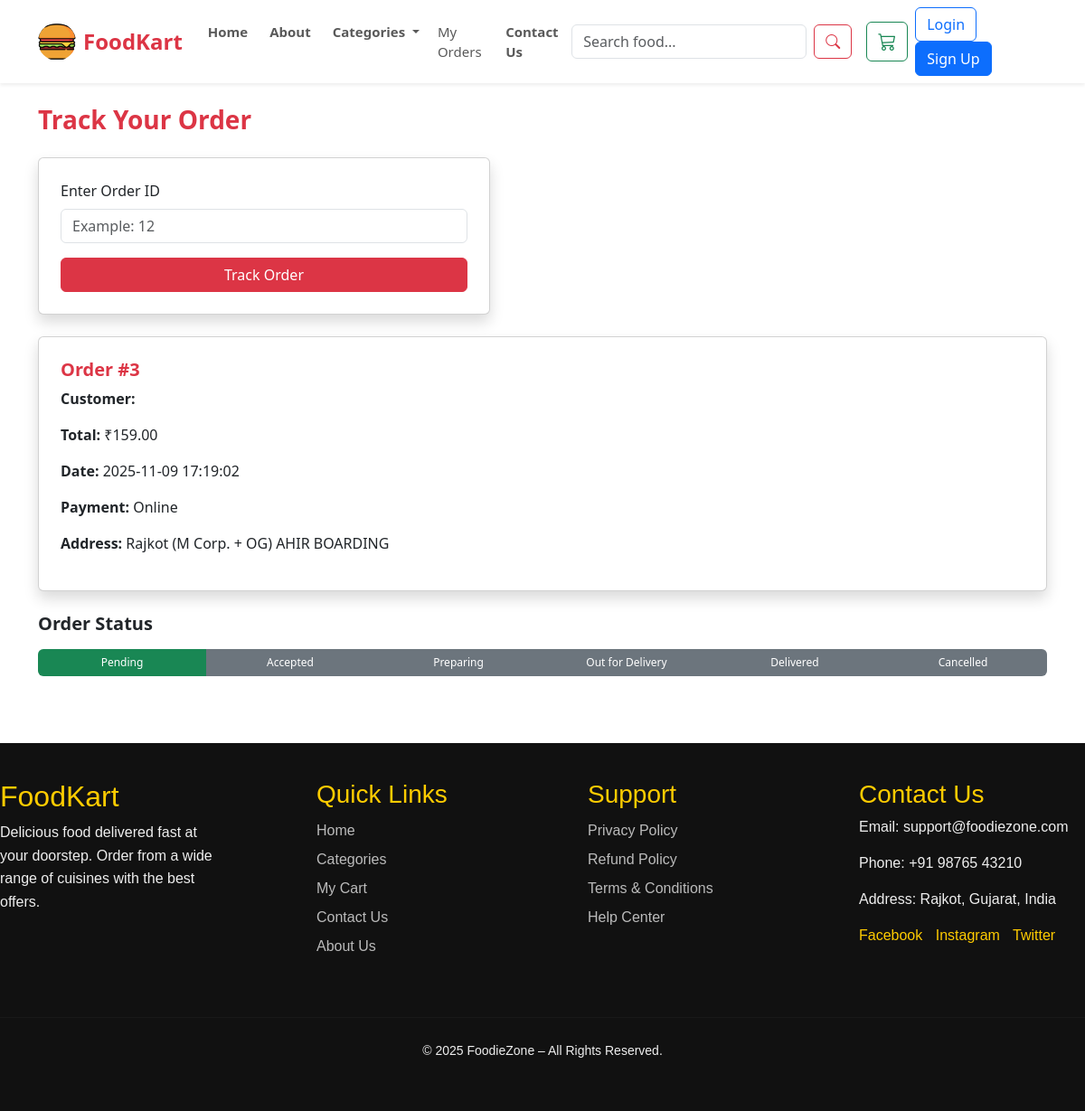
Screenshot of /public/track_order.php?id=3 (signed in) with the database file from the repository.
### tables this page shows
CREATE TABLE `orders` (
  `id` int(11) NOT NULL,
  `customer_name` varchar(100) DEFAULT NULL,
  `email` varchar(100) DEFAULT NULL,
  `phone` varchar(15) DEFAULT NULL,
  `user_id` int(11) DEFAULT NULL,
  `total_amount` decimal(10,2) DEFAULT NULL,
  `status` enum('Pending','Accepted','Preparing','Out for Delivery','Delivered','Cancelled') DEFAULT 'Pending',
  `address` varchar(255) DEFAULT NULL,
  `payment_method` enum('COD','Online') DEFAULT 'COD',
  `created_at` timestamp NOT NULL DEFAULT current_timestamp()
);

### public/track_order.php (the view, shortened to what this page needs)
<?php
include('layout.php');
$order = null;
if (isset($_GET['id'])) {
    $order_id = intval($_GET['id']);
    $result = $conn->query("SELECT * FROM orders WHERE id = $order_id");
    if ($result->num_rows > 0) {
        $order = $result->fetch_assoc();
    }
}
?>
<h3 class="fw-bold text-danger mb-4">Track Your Order</h3>
<form method="GET" class="card shadow p-4 mb-4" style="max-width:500px;">
    <label class="form-label">Enter Order ID</label>
    <input type="number" name="id" class="form-control" placeholder="Example: 12" required>
    <button class="btn btn-danger mt-3 w-100">Track Order</button>
</form>
<?php if ($order): ?>
    <div class="card shadow p-4 mb-4">
        <h5 class="fw-bold text-danger">Order #<?php echo $order['id']; ?></h5>
        <p><strong>Customer:</strong> <?php echo $order['customer_name']; ?></p>
        <p><strong>Total:</strong> ₹<?php echo $order['total_amount']; ?></p>
        <p><strong>Date:</strong> <?php echo $order['created_at']; ?></p>
        <p><strong>Payment:</strong> <?php echo $order['payment_method']; ?></p>
        <p><strong>Address:</strong> <?php echo $order['address']; ?></p>
    </div>
    <h5 class="fw-bold mb-3">Order Status</h5>
    <?php
    $stages = ['Pending', 'Accepted', 'Preparing', 'Out for Delivery', 'Delivered', 'Cancelled'];
    $current_stage = array_search($order['status'], $stages);
    ?>
    <div class="progress" style="height:30px;">
        <?php foreach ($stages as $index => $stage): ?>
            <div class="progress-bar
                <?php echo ($index <= $current_stage) ? 'bg-success' : 'bg-secondary'; ?>"
                style="width: <?php echo 100 / count($stages); ?>%;">
                <?php echo $stage; ?>
            </div>
        <?php endforeach; ?>
    </div>
<?php elseif (isset($_GET['id'])): ?>
    <div class="alert alert-danger mt-4">Order not found!</div>
<?php endif; ?>

### public/layout.php (style rules this page uses)
html, body { height: 100%; }
body { display: flex; flex-direction: column; }

### rows the page displays
orders: id "3", total_amount "159.00", created_at "2025-11-09 17:19:02", payment_method "Online", address "Rajkot (M Corp. + OG) AHIR BOARDING"

### other values shown
$stage "Pending"
$stage "Accepted"
$stage "Preparing"
$stage "Out for Delivery"
$stage "Delivered"
$stage "Cancelled"
